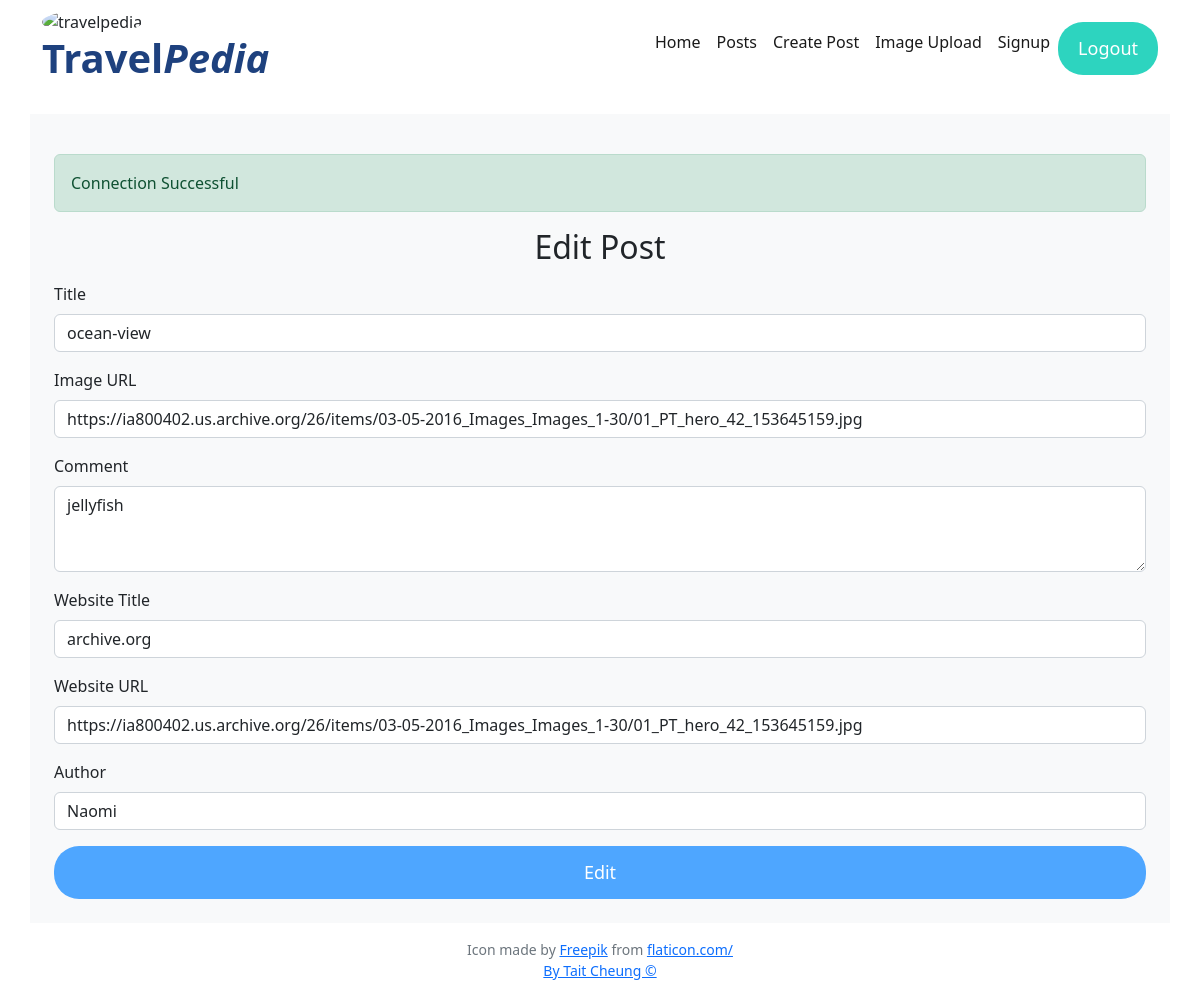
/editpost.php?id=1 (signed in), run on the app's committed database.
### tables this page shows
CREATE TABLE IF NOT EXISTS `posts` (
  `id` int(11) NOT NULL AUTO_INCREMENT,
  `title` tinytext,
  `imageurl` text,
  `comment` text,
  `websitetitle` tinytext,
  `websiteurl` text,
  `author` text,
  PRIMARY KEY (`id`)
);

### editpost.php (the view, shortened to what this page needs)
<?php
  require "header.php"
?>
  <main class="container p-4 bg-light mt-3" style="width: 100%">
    <?php
      if(isset($_SESSION['userId']) && isset($_GET['id'])){
        require './includes/connect.inc.php';
        $id = mysqli_real_escape_string($conn, $_GET['id']);
        $id = intval($id);
        $sql = "SELECT title, imageurl ,comment, websitetitle, websiteurl, author FROM posts WHERE id=?";
        $statement = mysqli_stmt_init($conn);
        if(!mysqli_stmt_prepare($statement, $sql))
        {
          header("Location: editpost.php?id=$id&error=sqlerror");
          exit();
        } else {
          mysqli_stmt_bind_param($statement, "i", $id);
          mysqli_stmt_execute($statement);
          $result = mysqli_stmt_get_result($statement);
          $row = mysqli_fetch_assoc($result);
        }
      } else {
        header("Location: index.php");
        exit();
      }
    ?>
    <form action="includes/editpost.inc.php?id=<?php echo $id ?>" method="POST">
      <h2>Edit Post</h2>
      <div class="mb-3">
        <label for="title" class="form-label">Title</label>
        <input type="text" id="title" class="form-control" name="title" placeholder="Title" value="<?php echo $row['title'] ?>">
      </div>
      <div class="mb-3">
        <label for="imageurl" class="form-label">Image URL</label>
        <input type="text" id="imageurl" class="form-control" name="imageurl" placeholder="Image URL" value="<?php echo $row['imageurl'] ?>" >
      </div>
      <div class="mb-3">
        <label for="comment" class="form-label">Comment</label>
        <textarea id="comment" class="form-control" name="comment" rows="3" placeholder="Comment"><?php echo $row['comment'] ?></textarea>
      </div>
      <div class="mb-3">
        <label for="websitetitle" class="form-label">Website Title</label>
        <input type="text" id="websitetitle" class="form-control" name="websitetitle" placeholder="Website Title" value="<?php echo $row['websitetitle'] ?>" >
      </div>
      <div class="mb-3">
        <label for="websiteurl" class="form-label">Website URL</label>
        <input type="text" id="websiteurl" class="form-control" name="websiteurl" placeholder="Website URL" value="<?php echo $row['websiteurl'] ?>" >
      </div>
      <div class="mb-3">
        <label for="author" id="author" class="form-label">Author</label>
        <input type="text" class="form-control" name="author" placeholder="Author" value="<?php echo $row['author'] ?>" >
      </div>
      <button type="submit" name="edit-submit" class="btn btn-primary w-100">Edit</button>
    </form>
  </main>
<?php
  require "footer.php"
?>

### header.php (shortened to what this page needs)
<!DOCTYPE html>
<html lang="en">
<head>
  <link href="https://cdn.jsdelivr.net/npm/bootstrap@5.2.0-beta1/dist/css/bootstrap.min.css" rel="stylesheet">
  <link rel="stylesheet" href="./styles.css">
</head>
<body>
    <header class="container">
      <nav class="navbar navbar-expand-lg navbar-white bg-white">
        <div id= "logo">
          <img src="./img/7186526.png" alt="travelpedia">
            <h1>Travel<span><em>Pedia</em></span></h1>
        </div>
          <div class="collapse navbar-collapse justify-content-end" id="navbarNav">
            <ul class="navbar-nav">
              <li class="nav-item">
                <a class="nav-link active" href="index.php">Home</a>
              </li>
              <li class="nav-item">
                <a class="nav-link active" href="posts.php">Posts</a>
              </li>
              <?php
                if(isset($_SESSION['userId'])){
                echo '<li class="nav-item">
                    <a class="nav-link active" href="createpost.php">Create Post</a>
                  </li>';
                }
              if(isset($_SESSION['userId'])){
              echo '<li class="nav-item">
                  <a class="nav-link active" href="upload.php">Image Upload</a>
                </li>';
              }
              ?>
              <li class="nav-item">
                <a class="nav-link active" href="signup.php">Signup</a>
              </li>
            <?php
              if(isset($_SESSION['userId'])){
                echo '<li class="nav-item">
                  <form action="includes/logout.inc.php" method="POST">
                    <button type="submit" class="btn btn-secondary w-100" name="logout-submit">Logout</button>
                  </form>
                </li>';
              } else {
                echo '<li class="nav-item">
                  <button type="button" class="btn btn-secondary" data-bs-toggle="modal" data-bs-target="#login-modal">
                    Login
                  </button>
                </li>';
              }
            ?>
          </ul>
        </div>
      </nav>
    </header>

### includes/connect.inc.php
<?php
  $servername = "localhost";
  $username = "root";
  $password = "";
  $dbname = "loginsystem";
  $conn = new mysqli($servername, $username, $password, $dbname);
  if ($conn->connect_error) {
    die('<div class="alert alert-warning mt-3" role="alert"><h4>Connection Failed<h4>' . $conn->connect_error . '</div>');
  } else {
    echo('<div class="alert alert-success mt-3" role="alert">Connection Successful</div>');
  }
?>

### footer.php (shortened to what this page needs)
  <small class="text-center text-muted d-block my-3">Icon made by <a href="https://www.flaticon.com/authors/freepik">Freepik</a> from <a href="http://www.flaticon.com/" target="_blank" rel="noopener noreferrer">flaticon.com/<br>By Tait Cheung ©</a>
  </small>
</body>
</html>

### styles.css (style rules this page uses)
#logo img { border-radius: 50%; height: 20%; width: 20%; }
h1 { font-weight: bold; color: #1e417e; }
h2 { font-weight: lighter; text-align: center; margin-bottom: 1rem; }
.btn { display: inline-block; font-size: 18px; padding: 13px 20px; border: none; cursor: pointer; border-radius: 25px }
.btn-primary { background: #4ea6ff; color: rgb(255, 255, 255); }
.btn-secondary { background: #2DD4BF; color: rgb(255, 255, 255); }

### data on the page
posts: title "ocean-view", imageurl "https://ia800402.us.archive.org/26/items/03-05-2016_Images_Images_1-30/01_PT_hero_42_153645159.jpg", comment "jellyfish", websitetitle "archive.org", websiteurl "https://ia800402.us.archive.org/26/items/03-05-2016_Images_Images_1-30/01_PT_hero_42_153645159.jpg", author "Naomi"
